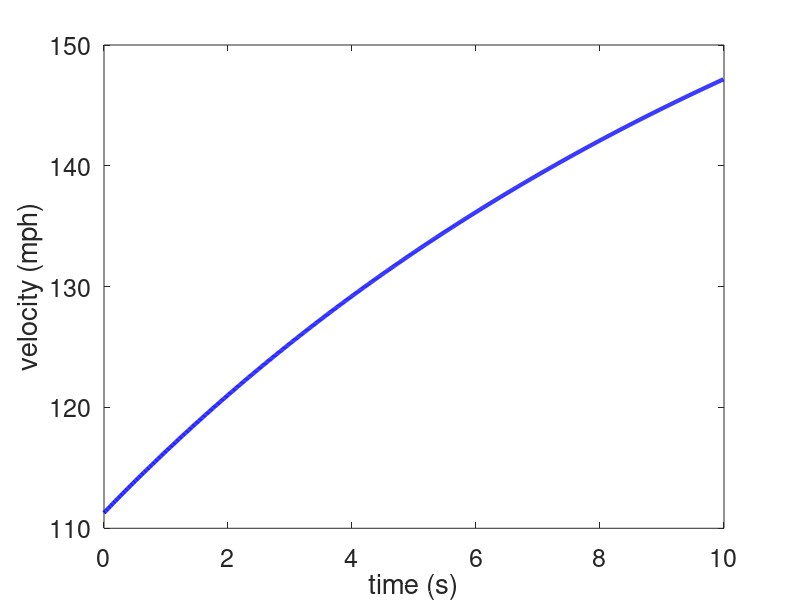
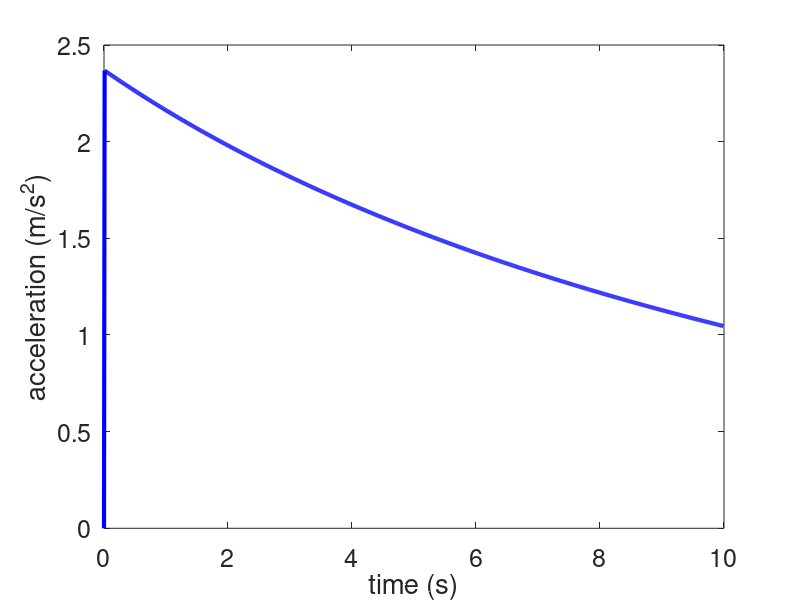

Write the MATLAB code that produced these figures, in order.
% Chris Kreienkamp
% Chris Metzger

%% INITIALIZE
clear
clc
clf
load FTP75.mat


%% SET PARAMETERS
CdA = 0.5;                  % [m^2]
m = 1000;                   % [kg]
rho = 1.2;                  % [kg/m^3]
g = 9.80;                   % [m/s^2]
fr = 0.007;                 % [ ]
n_eng = 0.90;               % [ ]
n_EM = 0.90;                % [ ]
n_wh = 0.98;                % [ ]
energyBuffer = 1000;        % [kWs]

powerMotor = 160000;               % [w]
maxContSpeed = 111.2840;    % [mph]
    
energy = 0;                 % [Ws]
distance = 0;               % [m]
timeON = 0; timeOFF = 0;    
cycle = 1;



%% CALCULATIONS
T = 0.01;
powerWheel = powerMotor*n_wh;
v(1) = maxContSpeed*4/9;
a(1) = 0;
t(1) = 0;

for i = 2:1000
    t(i) = t(i-1) + T;
    a(i) = powerWheel/(m*v(i-1)) - g*fr - 1/2*CdA*rho*v(i-1)^2/m;
    v(i) = v(i-1) + a(i)*T;
end


%% PLOT
figure(1)
plot(t,v.*9/4,'b-','LineWidth',3)
xlabel('time (s)'); ylabel('velocity (mph)')
set(gca,'FontSize',18)

figure(2)
plot(t,a,'b-','LineWidth',3)
xlabel('time (s)'); ylabel('acceleration (m/s^2)')
set(gca,'FontSize',18)
